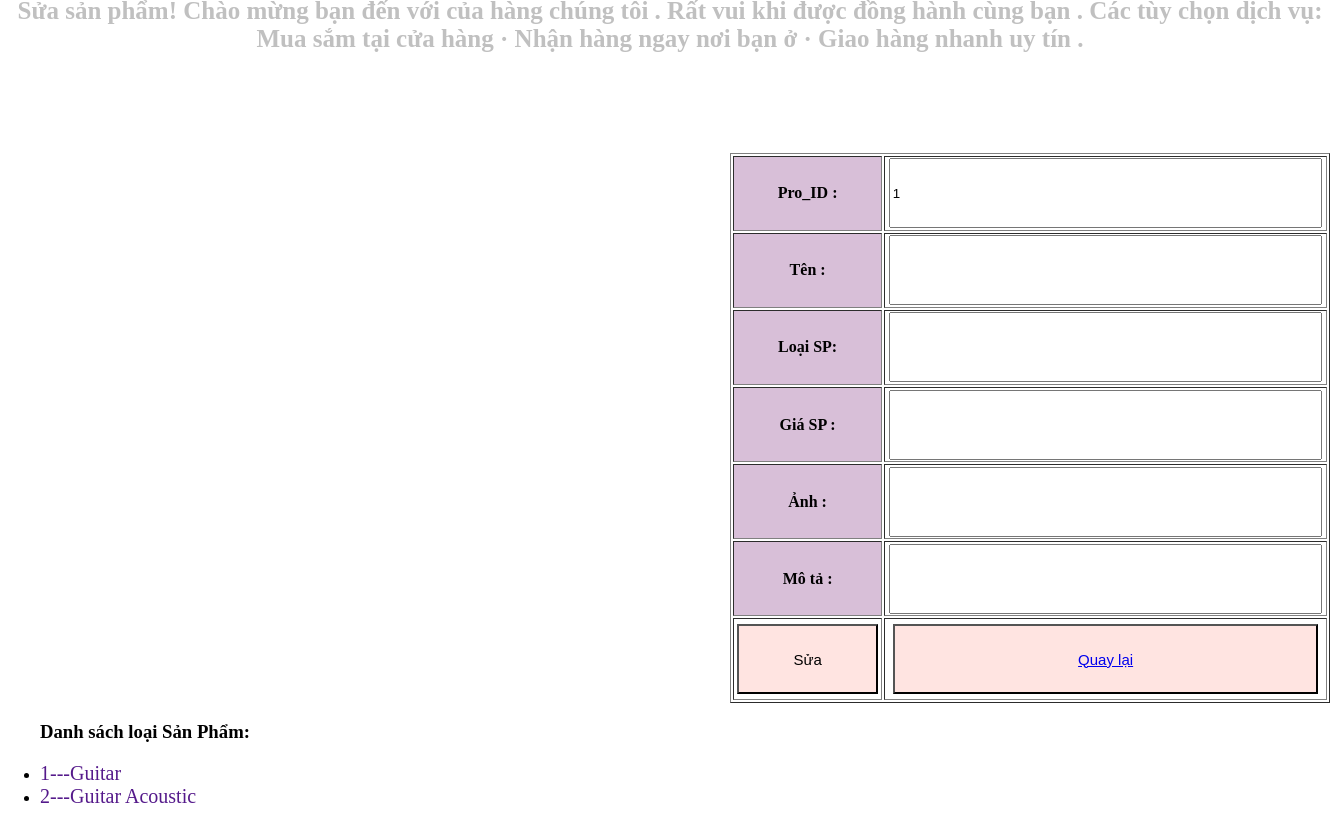
/View/admin/pages/Form_Suasanpham.php?pro_id=1, run on the app's committed database.
### tables this page shows
CREATE TABLE `tbl_category` (
  `cat_id` int(11) NOT NULL,
  `cat_name` varchar(50) NOT NULL,
  `status` int(11) NOT NULL
);

### View/admin/pages/Form_Suasanpham.php (the view, shortened to what this page needs)
<?php
	$id = $_GET['pro_id'];
	$conn = mysqli_connect("localhost","root","","danguitar");
	mysqli_query($conn,"SET danguitar 'utf8'");
	$sql = "Select * from `tbl_product` where `pro_id` = '$id' ";
	$kq = mysqli_query($conn, $sql);
	while($row = mysqli_fetch_assoc($kq))
		{
			$id = $row["pro_id"];
		}
?>
<!DOCTYPE html>
<html>
	<head>
	</head>
	<body>
		<div id="chu-chay">
			<marquee>Sửa sản phẩm! Chào mừng bạn đến với của hàng chúng tôi . Rất vui khi được đồng hành cùng bạn . Các tùy chọn dịch vụ: Mua sắm tại cửa hàng · Nhận hàng ngay nơi bạn ở · Giao hàng nhanh uy tín .</marquee>
		</div>
		<div id="main">
			<form action="../../../Controller/admin/Suasanpham.php" method="post" >
				<table border="1px" style="width: 600px;height: 550px;">
					<tr>
						<th style="background :#D8BFD8">
							Pro_ID :
						</th>
						<th>
							<input type="text" name="id" style="width: 97%;height: 90%;"value="<?php echo $id ?>" readonly><br>
						</th>
					</tr>
					<tr>
						<th style="background :#D8BFD8">
							Tên :
						</th>
						<th>
							<input type="text" name="ten" style="width: 97%;height: 90%;"><br>
						</th>
					</tr>
					<tr>
						<th style="background :#D8BFD8">
							Loại SP:
						</th>
						<th>
							<input type="text" name="loai"style="width: 97%;height: 90%;"><br>
						</th>
					</tr>
					<tr>
						<th style="background :#D8BFD8">
							Giá SP :
						</th>
						<th>
							<input type="text" name="gia"style="width: 97%;height: 90%;"><br>
						</th>
					</tr>
					<tr>
						<th style="background :#D8BFD8">
							Ảnh :
						</th>
						<th>
							<input type="text" name="anh"style="width: 97%;height: 90%;">
						</th>
					</tr>
					<tr>
						<th style="background :#D8BFD8">
							Mô tả :
						</th>
						<th>
							<input type="text" name="mota"style="width: 97%;height: 90%;">
						</th>
					</tr>
					<tr>
						<th>
							<input type="submit" name="them" style="width: 97%;height: 90%;background:#FFE4E1 ;font-size: 15px;" value="Sửa">
						</th>
						<th>
							<button style="width: 97%;height: 90%;background:#FFE4E1 ;font-size: 15px;">
								<a href='Sanpham.php' title='Quay lại'>Quay lại</a>
							</button>
						</th>
					</tr>
				</table>
			</form>
		</div>
		<div class="Menu">
			<?php
				$conn = mysqli_connect("localhost","root","","danguitar");
				mysqli_query($conn,"SET danguitar 'utf8'");
				$sql1 = "SELECT * FROM tbl_category";
				$kq1=mysqli_query($conn,$sql1);
			?>
			<ul>
				<h3> Danh sách loại Sản Phẩm: </h3>
				<?php
				$j=0;
				while(($row1 = mysqli_fetch_array($kq1))&&($j<10))
					{   $j++;
						?>
						<li>
							<a style="font-size: 20px; text-decoration: none;" href="">
								<?php
								echo $row1['cat_id'];
								echo "---";
								 echo $row1['cat_name'];
								?>
							</a>
						</li>
						<?php
					}
					?>
				</ul>
		</div>
	</body>
</html>

### View/admin/pages/Form_Suasanpham.php (style rules this page uses)
body { width:100%; margin: auto; background: url(../../../anh/themsp1.jpg); }
#chu-chay { width: 100%; color:#C0C0C0; font-size: 25px; font-weight: bold; background: white; margin-top: -3.4px; text-align: center; }
#main { width:auto; }
#main form { margin-left: 730px; margin-top: 100px; }

### data on the page
tbl_category: cat_id "1", cat_name "Guitar"
tbl_category: cat_id "2", cat_name "Guitar Acoustic"
